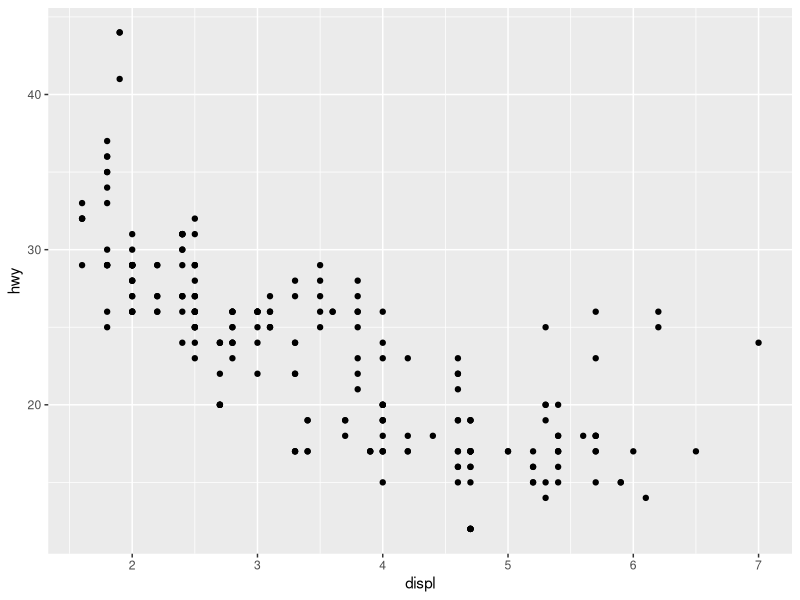
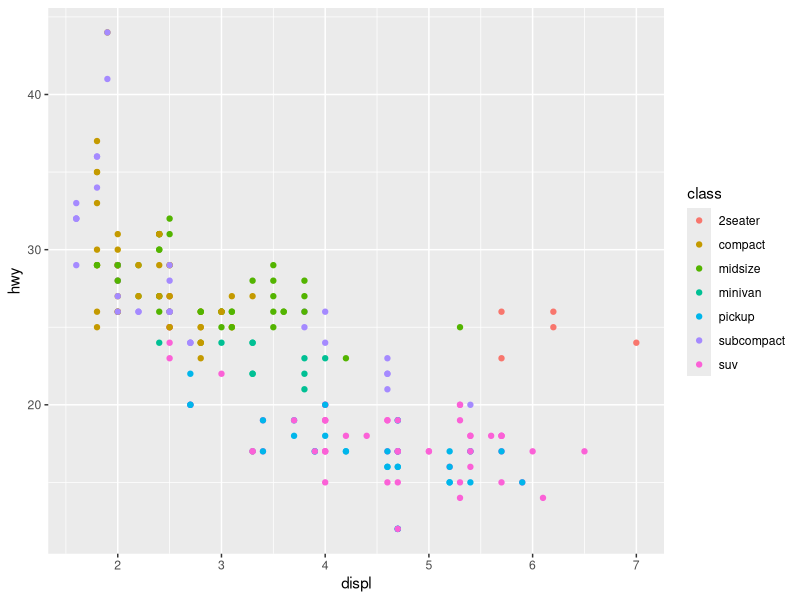
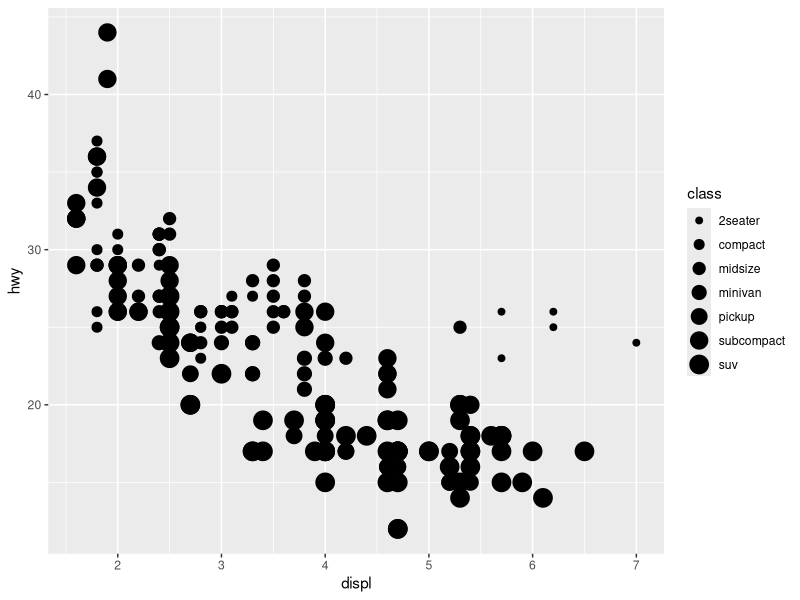
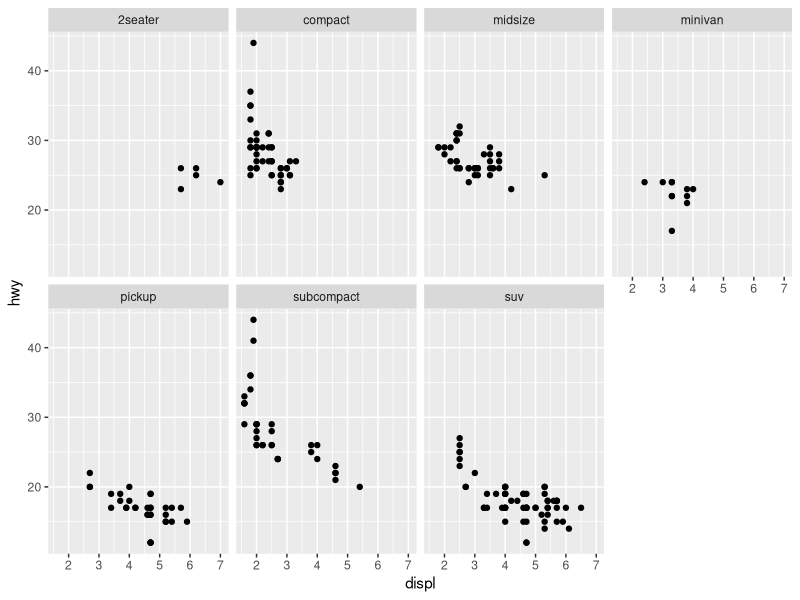
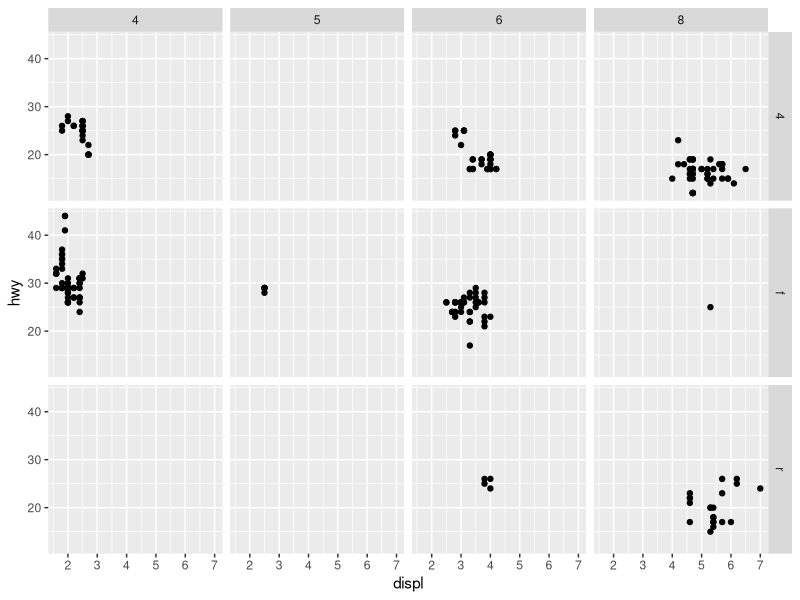
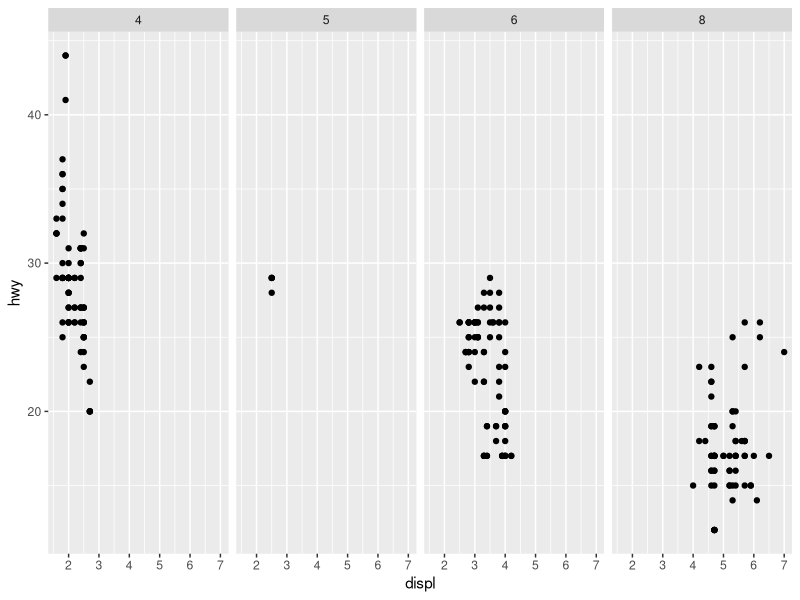
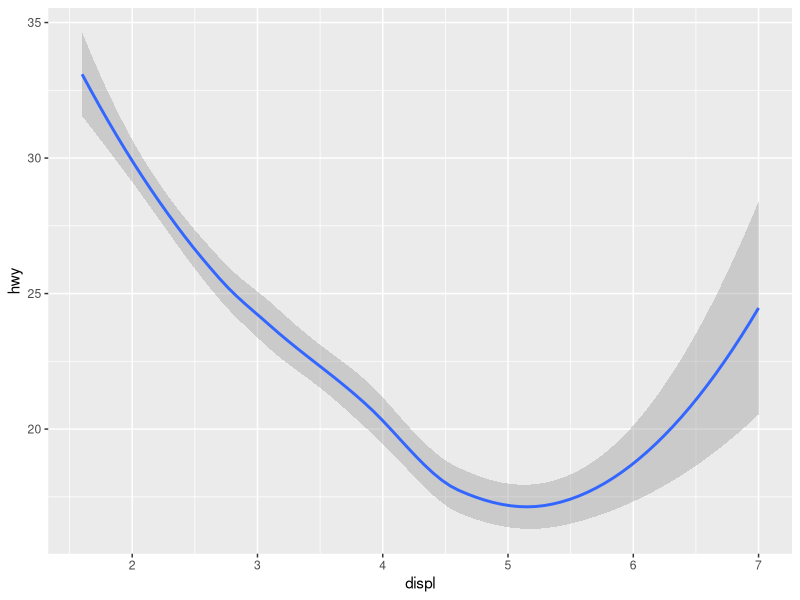
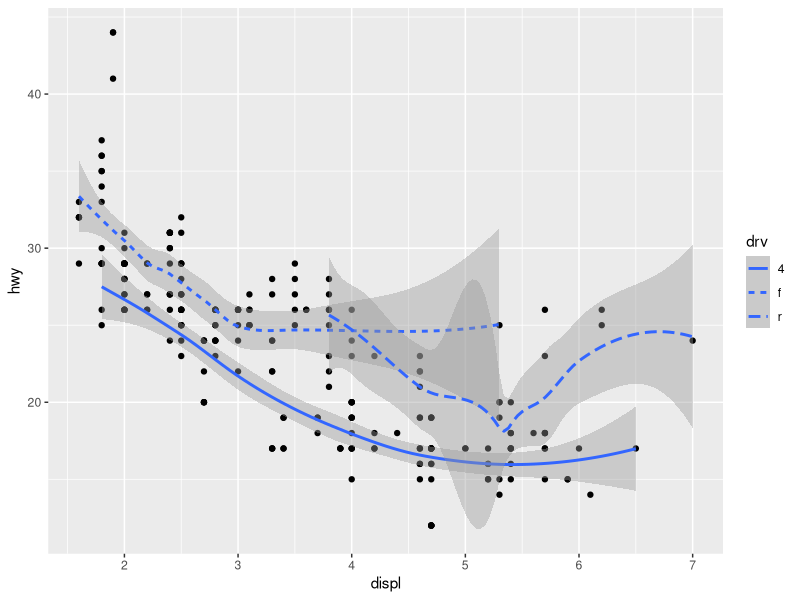

Recreate these plots in R, in order.
## ---- chunk 1
knitr::opts_chunk$set(echo = TRUE)
## ---- chunk 2
library(tidyverse)
library(ggplot2)
## ---- chunk 3
mpg #built-in dataset in ggplot2, used to teach you the foundations of ggplot package without having to worry about complex datasets etc. 
?mpg #will tell you more about the dataset, including the expanded column names
## ---- chunk 4
ggplot(data=mpg)+geom_point(mapping=aes(x=displ,y=hwy))
## ---- chunk 5
ggplot(data=mpg)+geom_point(mapping=aes(x=displ,y=hwy,colour=class)) #will colour the points based on class 
ggplot(data=mpg)+geom_point(mapping=aes(x=displ,y=hwy,size=class)) #will display class differences as different sized dots 
## ---- chunk 6
ggplot(data=mpg)+
  geom_point(mapping=aes(x=displ,y=hwy))+
  facet_wrap(~class,nrow=2) #subsetting data by class, will create a separate panel for each class 
## ---- chunk 7
ggplot(data=mpg)+
  geom_point(mapping=aes(x=displ,y=hwy))+
  facet_grid(drv~cyl) #will facet data by drive type (drv) and number of cylinders (cyl)
## ---- chunk 8
ggplot(data=mpg)+
  geom_point(mapping=aes(x=displ,y=hwy))+
  facet_grid(.~cyl) #ggplot faceted by # of cylinder
## ---- chunk 9
ggplot(data=mpg)+
  geom_smooth(mapping=aes(x=displ,y=hwy))
## ---- chunk 10
ggplot(data=mpg)+
  geom_point(mapping=aes(x=displ,y=hwy))+
  geom_smooth(mapping=aes(x=displ,y=hwy,linetype=drv)) #separates the cars into three lines based on the drive type (drv), and have two different geom functions on the same plot (geom_point() and geom_smooth())
## ---- chunk 11
ggplot(data=mpg)+
  geom_smooth(mapping=aes(x=displ,y=hwy,group=drv,color=drv),
              show.legend=TRUE) #groups by drive type (drv), and are also colored by drive type 
## ---- chunk 12
ggplot(data=mpg)+
  geom_point(mapping=aes(x=displ,y=hwy))+
  geom_smooth(mapping =aes(x=displ,y=hwy)) #plots both the points and a smooth line on the same graph 
#the code above has the x and y variables separated and indicated in each geom_function, which is not ideal if you are wanting to change a variable as you will have to change it in multiple locations - to avoid this, you can specify the x and y variable in the ggplot() argument, which will apply these variables to each geom_function in the plot 
ggplot(data=mpg,mapping=aes(x=displ,y=hwy))+
  geom_point()+
  geom_smooth() #generates the same plot as above, but the variables are defined in the ggplot() argument, not in the geom_function()
## ---- chunk 13
ggplot(data=mpg,mapping=aes(x=displ,y=hwy))+
  geom_point(mapping=aes(color=class))+
  geom_smooth() #differentiates class by coloured points 
## ---- chunk 14
ggplot(data=mpg,mapping=aes(x=displ,y=hwy))+
  geom_point(mapping=aes(color=class))+
  geom_smooth(data=filter(mpg,class=="subcompact",se=TRUE)) #plot shows points by colour, and the smooth line has been filtered by cars in the "subcompact" class 
## ---- chunk 15
ggplot(data=mpg,mapping=aes(x=displ,y=hwy))+
  geom_point()+
  geom_smooth() #variables are specified in ggplot() argument
ggplot(data=mpg)+
  geom_point(mapping=aes(x=displ,y=hwy))+
  geom_smooth(mapping =aes(x=displ,y=hwy)) #variables are specified for each geom_function()
## ---- chunk 16
#using the 'diamonds' dataset embedded in ggplot2 
ggplot(data=diamonds)+
  geom_bar(mapping=aes(x=cut)) #shows more diamonds are available with high quality cuts than low quality cuts, geom_bar has placed data into 'bins' and then plotted the counts within each bin on the x-axis (same as histograms and frequency polygons)
    #smoothers fit a model to your data and then plot predictions from the model 
    #boxplots compute a robust summary of the distribution and then display a specially formatted box 
## ---- chunk 17
ggplot(data=diamonds)+
  stat_count(mapping=aes(x=cut)) #creates same plot as using geom_bar, but uses stat_count instead 
## ---- chunk 18

demo <- tribble(
  ~cut,         ~freq,
  "Fair",       1610,
  "Good",       4906,
  "Very Good",  12082,
  "Premium",    13791,
  "Ideal",      21551
)
demo
ggplot(data=demo)+
  geom_bar(mapping=aes(x=cut,y=freq),stat="identity")
## ---- chunk 19
ggplot(data=diamonds)+
  geom_bar(mapping=aes(x=cut,y=after_stat(prop),group=1)) #x-axis is a proportion of total data set, not a count 
## ---- chunk 20
ggplot(data=diamonds)+
  stat_summary(
    mapping=aes(x=cut,y=depth),
    fun.min=min, 
    fun.max=max,
    fun=median
  )
## ---- chunk 21
ggplot(data=diamonds)+
  geom_bar(mapping=aes(x=cut,colour=cut)) #outlines the different bars (binned by cut) in different colors 
ggplot(data=diamonds)+
  geom_bar(mapping=aes(x=cut,fill=cut)) #fills the different bars (binned by cut)
ggplot(data=diamonds)+
  geom_bar(mapping=aes(x=cut,fill=clarity)) #colored based on clarity (another variable in the data set), done behind the scenes using a position argument 

## ---- chunk 22
ggplot(data=diamonds,mapping=aes(x=cut,fill=clarity))+
  geom_bar(alpha=1/5,position="identity") #the alpha = 1/5 changes the transparency (1/5 = 20% opacity)
ggplot(data=diamonds,mapping=aes(x=cut,colour=clarity))+
  geom_bar(fill=NA,position="identity") #outlines the bars without filling with color 
## ---- chunk 23
ggplot(data=diamonds,mapping=aes(x=cut,fill=clarity))+
  geom_bar(position="fill")
## ---- chunk 24
ggplot(data=diamonds)+
  geom_bar(mapping=aes(x=cut,fill=clarity),position="dodge") #each cut type now has a separate bar for each clarity type (not stacked on top of each other anymore)
## ---- chunk 25
ggplot(data=mpg)+
  geom_point(mapping=aes(x=displ,y=hwy),position="jitter") 
